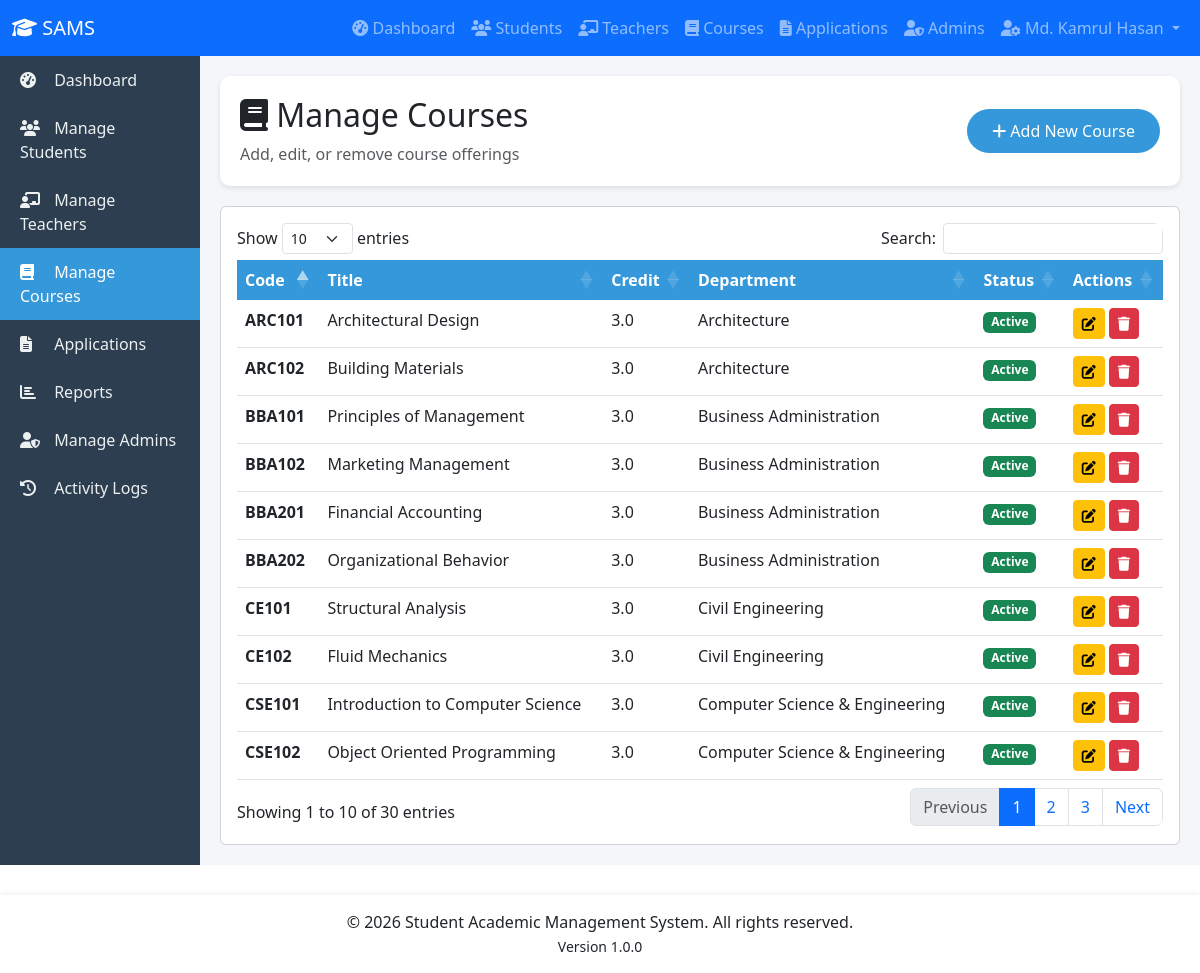
The page /admin/courses.php (signed in) on the database its author committed.
### tables this page shows
CREATE TABLE course (
    course_id INT AUTO_INCREMENT PRIMARY KEY,
    course_code VARCHAR(20) UNIQUE NOT NULL,
    course_title VARCHAR(100) NOT NULL,
    credit DECIMAL(3,1) NOT NULL,
    department_id INT NOT NULL,
    is_active BOOLEAN DEFAULT TRUE,
    created_at TIMESTAMP DEFAULT CURRENT_TIMESTAMP,
    updated_at TIMESTAMP DEFAULT CURRENT_TIMESTAMP ON UPDATE CURRENT_TIMESTAMP,
    CONSTRAINT chk_credit CHECK (credit > 0),
    FOREIGN KEY (department_id) REFERENCES department(department_id) ON DELETE RESTRICT ON UPDATE CASCADE,
    INDEX idx_course_department (department_id),
    INDEX idx_course_code (course_code)
);

CREATE TABLE department (
    department_id INT AUTO_INCREMENT PRIMARY KEY,
    department_name VARCHAR(100) NOT NULL,
    building VARCHAR(50),
    established_year YEAR,
    created_at TIMESTAMP DEFAULT CURRENT_TIMESTAMP,
    updated_at TIMESTAMP DEFAULT CURRENT_TIMESTAMP ON UPDATE CURRENT_TIMESTAMP
);

### config/database.php (called while the page is built, shortened)
<?php
class Database {
    private static $instance = null;
    private $pdo;
    private function __construct() {
        try {
            $this->pdo = new PDO(
                "mysql:host=" . DB_HOST . ";dbname=" . DB_NAME . ";charset=utf8mb4",
                DB_USER,
                DB_PASS,
                [
                    PDO::ATTR_ERRMODE => PDO::ERRMODE_EXCEPTION,
                    PDO::ATTR_DEFAULT_FETCH_MODE => PDO::FETCH_ASSOC,
                    PDO::ATTR_EMULATE_PREPARES => false
                ]
            );
        } catch(PDOException $e) {
            die("Database Connection Failed: " . $e->getMessage());
        }
    }
    public static function getInstance() {
        if (self::$instance === null) {
            self::$instance = new Database();
        }
        return self::$instance;
    }
    public function getConnection() {
        return $this->pdo;
    }
}
function dbQuery($sql, $params = []) {
    $db = Database::getInstance()->getConnection();
    $stmt = $db->prepare($sql);
    $stmt->execute($params);
    return $stmt;
}
function dbGetRow($sql, $params = []) {
    $stmt = dbQuery($sql, $params);
    return $stmt->fetch();
}
function dbGetAll($sql, $params = []) {
    $stmt = dbQuery($sql, $params);
    return $stmt->fetchAll();
}
?>

### config/session.php (called while the page is built, shortened)
<?php
function isAdminLoggedIn() {
    return isset($_SESSION['admin_id']) && isset($_SESSION['user_type']) && $_SESSION['user_type'] === 'admin';
}
function hasAdminPermission($permission) {
    $sql = "SELECT CheckAdminPermission(?, ?) as has_permission";
    $result = dbGetRow($sql, [$_SESSION['admin_id'], $permission]);
    return $result && $result['has_permission'] == 1;
}
?>

### admin/courses.php (the view, shortened to what this page needs)
<?php
$action = $_GET['action'] ?? 'list';
$departments = dbGetAll("SELECT department_id, department_name FROM department ORDER BY department_name");
$edit_course = null;
$courses = dbGetAll("
    SELECT c.*, d.department_name
    FROM course c
    LEFT JOIN department d ON c.department_id = d.department_id
    ORDER BY c.course_code
");
?>
<?php include '../includes/header.php'; ?>
<div class="page-header">
    <div class="row align-items-center">
        <div class="col-md-6">
            <h2><i class="fas fa-book"></i> Manage Courses</h2>
            <p class="text-muted mb-0">Add, edit, or remove course offerings</p>
        </div>
        <div class="col-md-6 text-md-end">
            <a href="?action=add" class="btn btn-primary">
                <i class="fas fa-plus"></i> Add New Course
            </a>
        </div>
    </div>
</div>
<?php if ($action == 'add' || $action == 'edit'): ?>
<div class="card">
    <div class="card-header bg-white">
        <h5 class="mb-0"><?php echo $action == 'add' ? 'Add New Course' : 'Edit Course'; ?></h5>
    </div>
    <div class="card-body">
        <form method="POST" action="">
            <input type="hidden" name="course_id" value="<?php echo $edit_course['course_id'] ?? 0; ?>">
            <div class="row">
                <div class="col-md-6 mb-3">
                    <label class="form-label">Course Code <span class="text-danger">*</span></label>
                    <input type="text" name="course_code" class="form-control" required
                           value="<?php echo htmlspecialchars($edit_course['course_code'] ?? ''); ?>"
                           placeholder="e.g., CSE101">
                </div>
                <div class="col-md-6 mb-3">
                    <label class="form-label">Course Title <span class="text-danger">*</span></label>
                    <input type="text" name="course_title" class="form-control" required
                           value="<?php echo htmlspecialchars($edit_course['course_title'] ?? ''); ?>">
                </div>
                <div class="col-md-6 mb-3">
                    <label class="form-label">Credit Hours <span class="text-danger">*</span></label>
                    <input type="number" step="0.5" name="credit" class="form-control" required
                           value="<?php echo $edit_course['credit'] ?? ''; ?>">
                </div>
                <div class="col-md-6 mb-3">
                    <label class="form-label">Department <span class="text-danger">*</span></label>
                    <select name="department_id" class="form-select" required>
                        <option value="">Select Department</option>
                        <?php foreach ($departments as $dept): ?>
                            <option value="<?php echo $dept['department_id']; ?>"
                                <?php echo ($edit_course['department_id'] ?? '') == $dept['department_id'] ? 'selected' : ''; ?>>
                                <?php echo $dept['department_name']; ?>
                            </option>
                        <?php endforeach; ?>
                    </select>
                </div>
                <div class="col-md-12 mb-3">
                    <div class="form-check">
                        <input type="checkbox" name="is_active" class="form-check-input" id="is_active"
                               <?php echo ($edit_course['is_active'] ?? 1) ? 'checked' : ''; ?>>
                        <label class="form-check-label" for="is_active">Course is active (available for registration)</label>
                    </div>
                </div>
            </div>
            <button type="submit" name="save_course" class="btn btn-primary">Save Course</button>
            <a href="?action=list" class="btn btn-secondary">Cancel</a>
        </form>
    </div>
</div>
<?php else: ?>
<div class="card">
    <div class="card-body">
        <div class="table-responsive">
            <table class="table table-hover datatable">
                <thead>
                    <tr>
                        <th>Code</th>
                        <th>Title</th>
                        <th>Credit</th>
                        <th>Department</th>
                        <th>Status</th>
                        <th>Actions</th>
                    </tr>
                </thead>
                <tbody>
                    <?php foreach ($courses as $c): ?>
                    <tr>
                        <td><strong><?php echo $c['course_code']; ?></strong></td>
                        <td><?php echo htmlspecialchars($c['course_title']); ?></td>
                        <td><?php echo $c['credit']; ?></td>
                        <td><?php echo $c['department_name']; ?></td>
                        <td><?php echo $c['is_active'] ? '<span class="badge bg-success">Active</span>' : '<span class="badge bg-secondary">Inactive</span>'; ?></td>
                        <td>
                            <a href="?action=edit&id=<?php echo $c['course_id']; ?>" class="btn btn-sm btn-warning">
                                <i class="fas fa-edit"></i>
                            </a>
                            <?php if (hasAdminPermission('delete_records')): ?>
                            <a href="?action=delete&id=<?php echo $c['course_id']; ?>" class="btn btn-sm btn-danger" onclick="return confirm('Delete this course?')">
                                <i class="fas fa-trash"></i>
                            </a>
                            <?php endif; ?>
                        </td>
                    </tr>
                    <?php endforeach; ?>
                </tbody>
            </table>
        </div>
    </div>
</div>
<?php endif; ?>
<?php include '../includes/footer.php'; ?>

### assets/style.css (style rules this page uses)
.table-responsive { border-radius: 10px; overflow: hidden; }
.table thead th { background: #3498db; color: white; border: none; }
.btn-primary { background: #3498db; border: none; padding: 10px 25px; border-radius: 25px; transition: all 0.3s; }

### includes/header.php (style rules this page uses)
.page-header { background: white; padding: 20px; border-radius: 10px; margin-bottom: 20px; box-shadow: 0 2px 5px rgba(0,0,0,0.1); }

### rows shown on the page
course: course_code "ARC101", course_title "Architectural Design", credit "3.0", department.department_name "Architecture", is_active "Active"
course: course_code "ARC102", course_title "Building Materials", credit "3.0", department.department_name "Architecture", is_active "Active"
course: course_code "BBA101", course_title "Principles of Management", credit "3.0", department.department_name "Business Administration", is_active "Active"
course: course_code "BBA102", course_title "Marketing Management", credit "3.0", department.department_name "Business Administration", is_active "Active"
course: course_code "BBA201", course_title "Financial Accounting", credit "3.0", department.department_name "Business Administration", is_active "Active"
course: course_code "BBA202", course_title "Organizational Behavior", credit "3.0", department.department_name "Business Administration", is_active "Active"
course: course_code "CE101", course_title "Structural Analysis", credit "3.0", department.department_name "Civil Engineering", is_active "Active"
course: course_code "CE102", course_title "Fluid Mechanics", credit "3.0", department.department_name "Civil Engineering", is_active "Active"
course: course_code "CSE101", course_title "Introduction to Computer Science", credit "3.0", department.department_name "Computer Science & Engineering", is_active "Active"
course: course_code "CSE102", course_title "Object Oriented Programming", credit "3.0", department.department_name "Computer Science & Engineering", is_active "Active"

### other values the page prints
APP_SHORT_NAME "SAMS"
$_SESSION['admin_name'] "Md. Kamrul Hasan"
APP_YEAR "2026"
APP_NAME "Student Academic Management System"
APP_VERSION "1.0.0"
